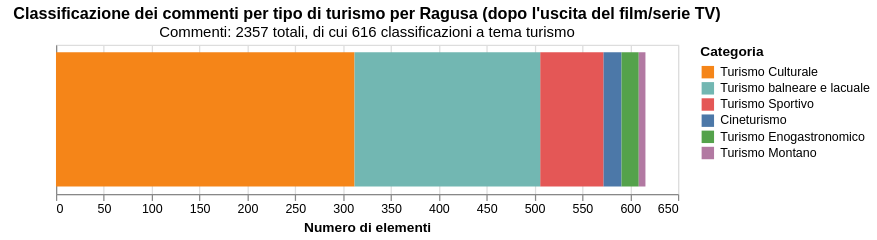

Write a Vega-Lite specification for this figure.
### Vega-Lite specification from a JSON file in a GitHub repository (floating-point values rounded to 4 significant figures)
{"config": {"view": {"continuousWidth": 300, "continuousHeight": 300}}, "data": {"name": "data-4db8e3b5a25165625563c72e9345ac60"}, "mark": {"type": "bar"}, "encoding": {"color": {"field": "Categoria", "scale": {"domain": ["Turismo Culturale", "Turismo balneare e lacuale", "Turismo Sportivo", "Cineturismo", "Turismo Enogastronomico", "Turismo Montano"], "range": ["#F58518", "#72B7B2", "#E45756", "#4C78A8", "#54A24B", "#B279A2"]}, "title": "Categoria", "type": "nominal"}, "order": {"field": "N_categoria", "sort": "descending", "type": "quantitative"}, "tooltip": [{"field": "Location", "type": "nominal"}, {"field": "Categoria", "type": "nominal"}, {"field": "N_categoria", "title": "N", "type": "quantitative"}, {"field": "Percentuale", "format": ".1f", "title": "% sulla location", "type": "quantitative"}], "x": {"axis": {"format": "d"}, "field": "N_categoria", "stack": "zero", "title": "Numero di elementi", "type": "quantitative"}, "y": {"axis": {"labels": false, "minExtent": 40, "ticks": false}, "field": "Location", "title": null, "type": "nominal"}}, "height": 120, "title": {"text": "Classificazione dei commenti per tipo di turismo per Ragusa (dopo l'uscita del film/serie TV)", "subtitle": "Commenti: 2357 totali, di cui 616 classificazioni a tema turismo"}, "width": 500, "$schema": "https://vega.github.io/schema/vega-lite/v5.20.1.json", "datasets": {"data-4db8e3b5a25165625563c72e9345ac60": [{"Location": "Ragusa", "Categoria": "Cineturismo", "Percentuale": 0.8061, "Tipo": "Commenti", "N_totale": 2357, "N_categoria": 19}, {"Location": "Ragusa", "Categoria": "Turismo Culturale", "Percentuale": 13.24, "Tipo": "Commenti", "N_totale": 2357, "N_categoria": 312}, {"Location": "Ragusa", "Categoria": "Turismo Enogastronomico", "Percentuale": 0.7637, "Tipo": "Commenti", "N_totale": 2357, "N_categoria": 18}, {"Location": "Ragusa", "Categoria": "Turismo Sportivo", "Percentuale": 2.8, "Tipo": "Commenti", "N_totale": 2357, "N_categoria": 66}, {"Location": "Ragusa", "Categoria": "Turismo balneare e lacuale", "Percentuale": 8.231, "Tipo": "Commenti", "N_totale": 2357, "N_categoria": 194}, {"Location": "Ragusa", "Categoria": "Turismo Montano", "Percentuale": 0.297, "Tipo": "Commenti", "N_totale": 2357, "N_categoria": 7}]}}
